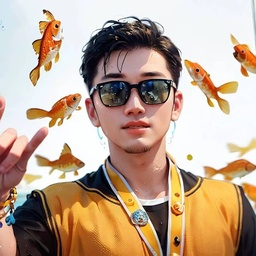
#> input picture 141-王世健-苏州/第五周/作业/me.jpg, 256 x 256 px, shrunk from 940 x 940 before the run
$ python canny_detail.py
#> lines starting #> are read from the running program, lines starting #| are printed output that depends on the picture
import cv2
import numpy as np
import matplotlib.pyplot as plt


def Canny(img):
    # Gray scale
    def BGR2GRAY(img):
        b = img[:, :, 0].copy()
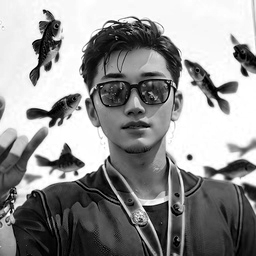
#> b: shape (256, 256) float32; min 0, max 255, mean 146.7
        g = img[:, :, 1].copy()
        r = img[:, :, 2].copy()
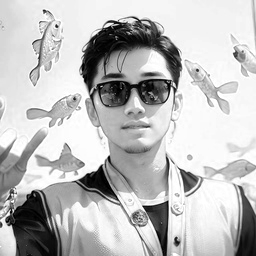
#> r: shape (256, 256) float32; min 0, max 255, mean 190.7

        # Gray scale
        out = 0.2126 * r + 0.7152 * g + 0.0722 * b
        out = out.astype(np.uint8)

        return out

    # Gaussian filter for grayscale
    def gaussian_filter(img, K_size=3, sigma=1.4):

#> called with K_size = 5, sigma = 1.4
        if len(img.shape) == 3:
            H, W, C = img.shape
            gray = False
        else:
            img = np.expand_dims(img, axis=-1)
            H, W, C = img.shape
#> H = 256; W = 256; C = 1
            gray = True

        ## Zero padding
        pad = K_size // 2
        out = np.zeros([H + pad * 2, W + pad * 2, C], dtype=np.float32)
        out[pad: pad + H, pad: pad + W] = img.copy().astype(np.float32)
#> out: shape (260, 260, 1) float32

        ## prepare Kernel
        K = np.zeros((K_size, K_size), dtype=np.float32)
        for x in range(-pad, -pad + K_size):
            for y in range(-pad, -pad + K_size):
                K[y + pad, x + pad] = np.exp(- (x ** 2 + y ** 2) / (2 * sigma * sigma))
        # K /= (sigma * np.sqrt(2 * np.pi))
        K /= (2 * np.pi * sigma * sigma)
        K /= K.sum()

        tmp = out.copy()

        # filtering
        for y in range(H):
            for x in range(W):
                for c in range(C):
                    out[pad + y, pad + x, c] = np.sum(K * tmp[y: y + K_size, x: x + K_size, c])
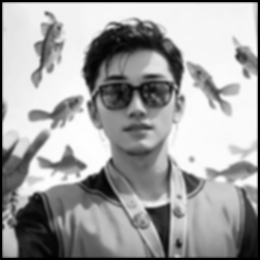
#> out: shape (260, 260, 1) float32; min 0, max 254, mean 163.4

        out = np.clip(out, 0, 255)
        out = out[pad: pad + H, pad: pad + W]
#> out: shape (256, 256, 1) float32
        out = out.astype(np.uint8)

        if gray:
            out = out[..., 0]

        return out

    # sobel filter
    def sobel_filter(img, K_size=3):
#> called with K_size = 3
        if len(img.shape) == 3:
            H, W, C = img.shape
        else:
            H, W = img.shape
#> H = 256; W = 256

        # Zero padding
        pad = K_size // 2
        out = np.zeros((H + pad * 2, W + pad * 2), dtype=np.float32)
        out[pad: pad + H, pad: pad + W] = img.copy().astype(np.float32)
#> out: shape (258, 258) float32
        tmp = out.copy()

        out_v = out.copy()
        out_h = out.copy()

        ## Sobel vertical
        Kv = [[1., 2., 1.], [0., 0., 0.], [-1., -2., -1.]]
        ## Sobel horizontal
        Kh = [[1., 0., -1.], [2., 0., -2.], [1., 0., -1.]]

        # filtering
        for y in range(H):
            for x in range(W):
                out_v[pad + y, pad + x] = np.sum(Kv * (tmp[y: y + K_size, x: x + K_size]))
                out_h[pad + y, pad + x] = np.sum(Kh * (tmp[y: y + K_size, x: x + K_size]))
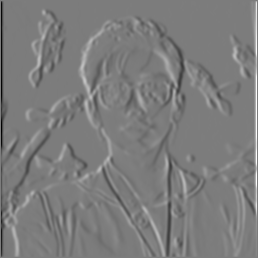
#> out_h: shape (258, 258) float32; min -858, max 898, mean -0.1; drawn with min black and max white
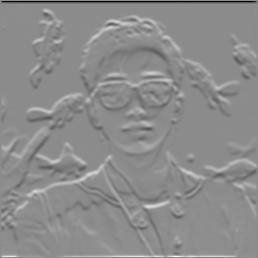
#> out_v: shape (258, 258) float32; min -876, max 720, mean 1.5; drawn with min black and max white

        out_v = np.clip(out_v, 0, 255)
        out_h = np.clip(out_h, 0, 255)

        out_v = out_v[pad: pad + H, pad: pad + W]
#> out_v: shape (256, 256) float32
        out_v = out_v.astype(np.uint8)
        out_h = out_h[pad: pad + H, pad: pad + W]
#> out_h: shape (256, 256) float32
        out_h = out_h.astype(np.uint8)

        return out_v, out_h

    # get edge strength and edge angle
    def get_edge_angle(fx, fy):
        # get edge strength
        edge = np.sqrt(np.power(fx.astype(np.float32), 2) + np.power(fy.astype(np.float32), 2))
        edge = np.clip(edge, 0, 255)

        # make sure the denominator is not 0
        fx = np.maximum(fx, 1e-10)
        # fx[np.abs(fx) <= 1e-5] = 1e-5

        # get edge angle
        angle = np.arctan(fy / fx)

        return edge, angle

    # 将角度量化为0°、45°、90°、135°
    def angle_quantization(angle):
        angle = angle / np.pi * 180
        angle[angle < -22.5] = 180 + angle[angle < -22.5]
        _angle = np.zeros_like(angle, dtype=np.uint8)
        _angle[np.where((angle <= 22.5) | (angle > 157.5))] = 0
        _angle[np.where((angle > 22.5) & (angle <= 67.5))] = 45
        _angle[np.where((angle > 67.5) & (angle <= 112.5))] = 90
        _angle[np.where((angle > 112.5) & (angle <= 157.5))] = 135

        return _angle

    def non_maximum_suppression(angle, edge):
        H, W = angle.shape
#> H = 256; W = 256
        _edge = edge.copy()

        for y in range(H):
            for x in range(W):
                if angle[y, x] == 0:
                    dx1, dy1, dx2, dy2 = -1, 0, 1, 0
                elif angle[y, x] == 45:
                    dx1, dy1, dx2, dy2 = -1, 1, 1, -1
                elif angle[y, x] == 90:
                    dx1, dy1, dx2, dy2 = 0, -1, 0, 1
                elif angle[y, x] == 135:
                    dx1, dy1, dx2, dy2 = -1, -1, 1, 1
                # 边界处理
                if x == 0:
                    dx1 = max(dx1, 0)
                    dx2 = max(dx2, 0)
                if x == W - 1:
                    dx1 = min(dx1, 0)
                    dx2 = min(dx2, 0)
                if y == 0:
                    dy1 = max(dy1, 0)
                    dy2 = max(dy2, 0)
                if y == H - 1:
                    dy1 = min(dy1, 0)
                    dy2 = min(dy2, 0)
                # 如果不是最大值，则将这个位置像素值置为0
                if max(max(edge[y, x], edge[y + dy1, x + dx1]), edge[y + dy2, x + dx2]) != edge[y, x]:
                    _edge[y, x] = 0

        return _edge

    # 滞后阈值处理二值化图像
    # > HT 的设为255，< LT 的设置0，介于它们两个中间的值，使用8邻域判断法
    def hysterisis(edge, HT=100, LT=30):
#> called with HT = 80, LT = 20
        H, W = edge.shape
#> H = 256; W = 256

        # Histeresis threshold
        edge[edge >= HT] = 255
#> edge: shape (256, 256) float32; min 0, max 255, mean 18.6
        edge[edge <= LT] = 0
#> edge: shape (256, 256) float32; min 0, max 255, mean 18.1

        _edge = np.zeros((H + 2, W + 2), dtype=np.float32)
        _edge[1: H + 1, 1: W + 1] = edge
#> _edge: shape (258, 258) float32

        ## 8 - Nearest neighbor
        nn = np.array(((1., 1., 1.), (1., 0., 1.), (1., 1., 1.)), dtype=np.float32)

        for y in range(1, H + 2):
            for x in range(1, W + 2):
                if _edge[y, x] < LT or _edge[y, x] > HT:
                    continue
                if np.max(_edge[y - 1:y + 2, x - 1:x + 2] * nn) >= HT:
                    _edge[y, x] = 255
                else:
                    _edge[y, x] = 0
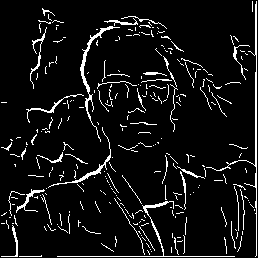
#> _edge: shape (258, 258) float32; 7.2% white in thin lines or dots

        edge = _edge[1:H + 1, 1:W + 1]
#> edge: shape (256, 256) float32; 7.4% white in thin lines or dots

        return edge

    # grayscale
    gray = BGR2GRAY(img)

    # gaussian filtering
    gaussian = gaussian_filter(gray, K_size=5, sigma=1.4)

    # sobel filtering
    fy, fx = sobel_filter(gaussian, K_size=3)

    # get edge strength, angle
    edge, angle = get_edge_angle(fx, fy)

    # angle quantization
    angle = angle_quantization(angle)

    # non maximum suppression
    edge = non_maximum_suppression(angle, edge)

    # hysterisis threshold
    out = hysterisis(edge, 80, 20)

    return out


if __name__ == '__main__':
    # Read image
    img = cv2.imread("me.jpg").astype(np.float32)
    image = cv2.cvtColor(img, cv2.COLOR_RGB2GRAY).astype(np.uint8)

# Canny
edge = Canny(img)

out = edge.astype(np.uint8)
#> out: shape (256, 256); 7.4% white in thin lines or dots

# Save result
cv2.imshow('src and canny', np.hstack((image, out)))
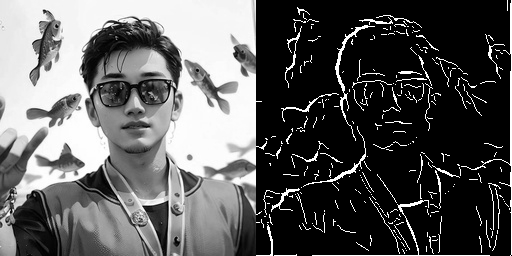
#> window 'src and canny': shape (256, 512); min 0, max 255, mean 90.8
cv2.waitKey(0)
cv2.destroyAllWindows()
